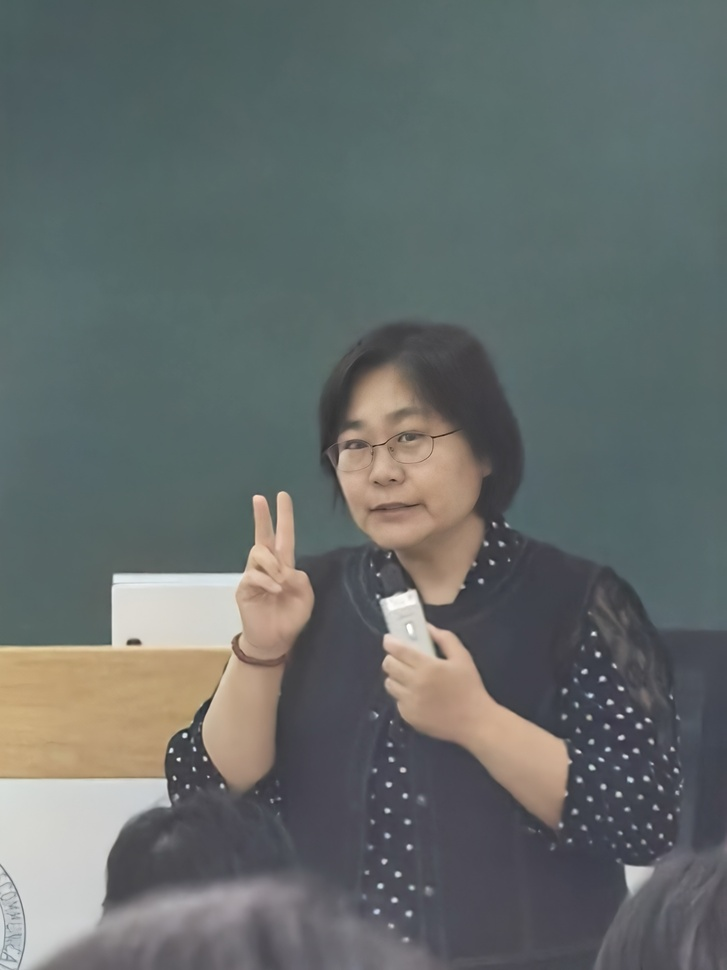
#> input picture images/test.jpg, 727 x 970 px, shrunk from 3072 x 4096 before the run
$ python test_counterfactual.py
#> lines starting #> are read from the running program, lines starting #| are printed output that depends on the picture
### editor.py
from PIL import Image, ImageEnhance


def open_image(image_path):
    """
    读取图片，并统一转换为 RGB 格式。
    """
#> called with image_path = 'images/test.jpg'
    return Image.open(image_path).convert("RGB")
#> returned value is the input picture: PIL image 727x970 RGB; mean R, G, B 101.1, 107.3, 106


def save_image(image, save_path):
    """
    保存图片。
    """
    image.save(save_path)


def adjust_brightness(image, factor):
    """
    调整亮度。

    factor = 1.0 表示不变
    factor > 1.0 表示变亮
    factor < 1.0 表示变暗
    """
#> called with factor = 0.85
    enhancer = ImageEnhance.Brightness(image)
    return enhancer.enhance(factor)


def adjust_contrast(image, factor):
    """
    调整对比度。

    factor = 1.0 表示不变
    factor > 1.0 表示提高对比度
    factor < 1.0 表示降低对比度
    """
#> called with factor = 0.9
    enhancer = ImageEnhance.Contrast(image)
    return enhancer.enhance(factor)


def adjust_saturation(image, factor):
    """
    调整饱和度。

    factor = 1.0 表示不变
    factor > 1.0 表示颜色更鲜艳
    factor < 1.0 表示颜色更灰、更淡
    """
#> called with factor = 0.6
    enhancer = ImageEnhance.Color(image)
    return enhancer.enhance(factor)


def adjust_temperature(image, shift):
    """
    调整色温。

    shift > 0 表示偏暖：增强红色，削弱蓝色
    shift < 0 表示偏冷：增强蓝色，削弱红色

    shift 建议范围：-50 到 50
    """
#> called with shift = -30
    r, g, b = image.split()
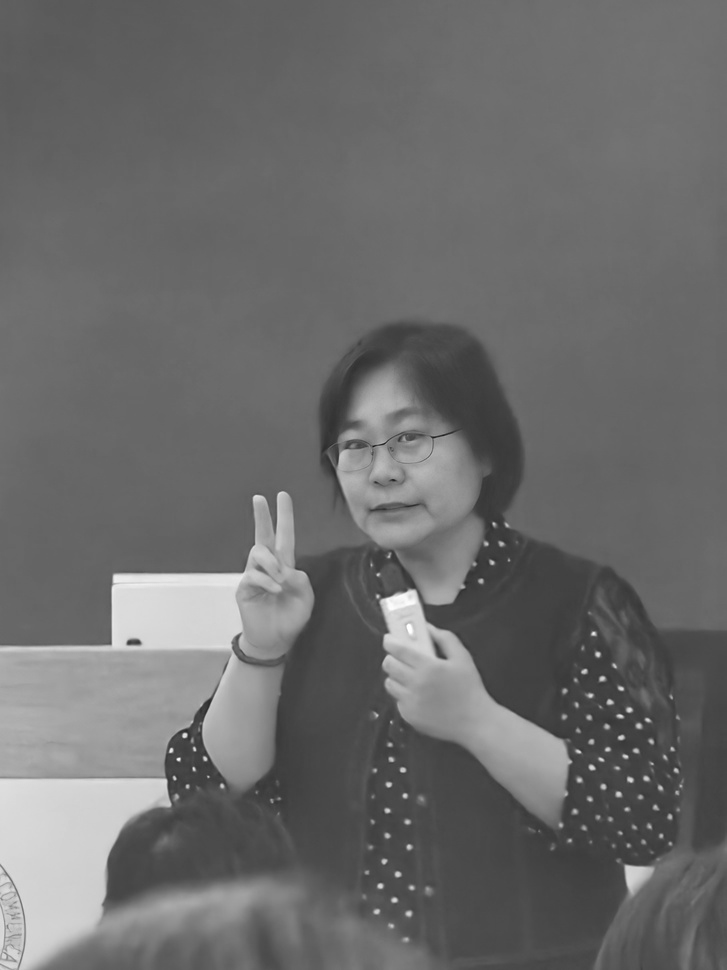
#> g: PIL image 727x970 L; min 19, max 255, mean 107.3

    if shift > 0:
        r = r.point(lambda i: min(255, i + shift))
        b = b.point(lambda i: max(0, i - shift))
    elif shift < 0:
        shift = abs(shift)
        r = r.point(lambda i: max(0, i - shift))
        b = b.point(lambda i: min(255, i + shift))

    return Image.merge("RGB", (r, g, b))
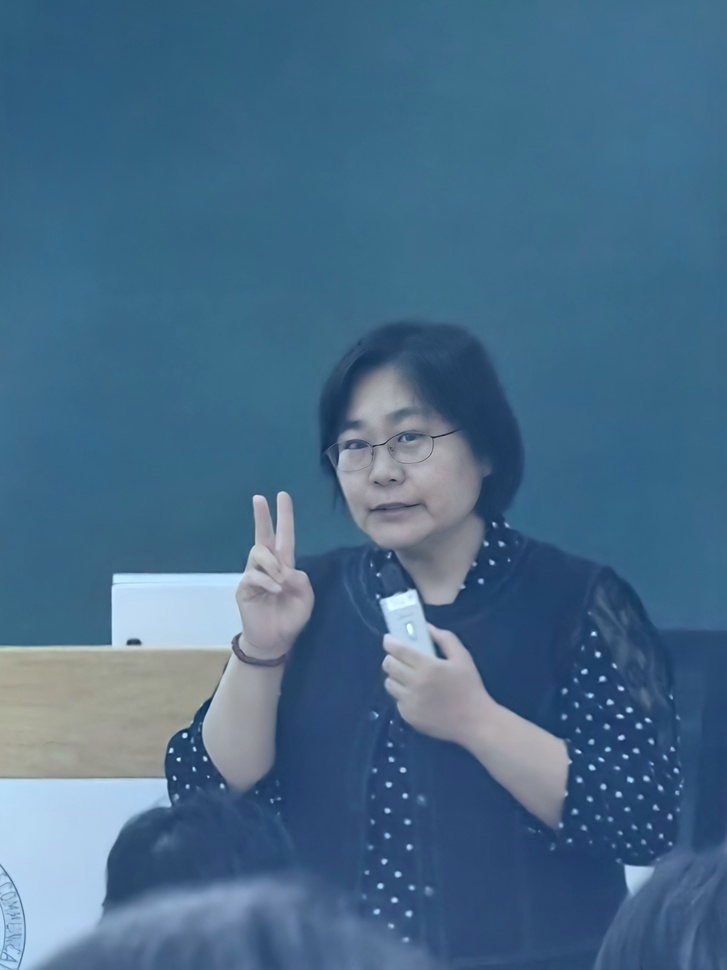
#> returned value: PIL image 727x970 RGB; mean R, G, B 71.1, 107.3, 136

### counterfactual.py
from PIL import Image

from editor import (
    open_image,
    save_image,
    adjust_brightness,
    adjust_contrast,
    adjust_saturation,
    adjust_temperature,
)

from emotion_mapper import get_emotion_params
from emotion_editor import apply_emotion_edit


def generate_counterfactual_edits(
    image: Image.Image,
    emotion: str
) -> tuple[dict[str, Image.Image], dict[str, float | int]]:
    """
    为一张图片和一个目标情绪生成反事实编辑结果。

    参数:
        image: PIL 图片对象
        emotion: 情绪词，例如 "lonely"

    返回:
        edited_results:
            一个字典，key 是编辑类型，value 是编辑后的图片对象。
        params:
            一个字典，保存当前情绪对应的图像编辑参数。
    """
    params = get_emotion_params(emotion)

    edited_results = {}

    edited_results["original"] = image

    edited_results["brightness_only"] = adjust_brightness(
        image,
        params["brightness"]
    )

    edited_results["contrast_only"] = adjust_contrast(
        image,
        params["contrast"]
    )

    edited_results["saturation_only"] = adjust_saturation(
        image,
        params["saturation"]
    )

    edited_results["temperature_only"] = adjust_temperature(
        image,
        params["temperature"]
    )

    all_edited_image, _ = apply_emotion_edit(image, emotion)
#> call 2 of adjust_temperature, with shift = -30
#> in adjust_temperature (call 2), `r, g, b = image.split()`:
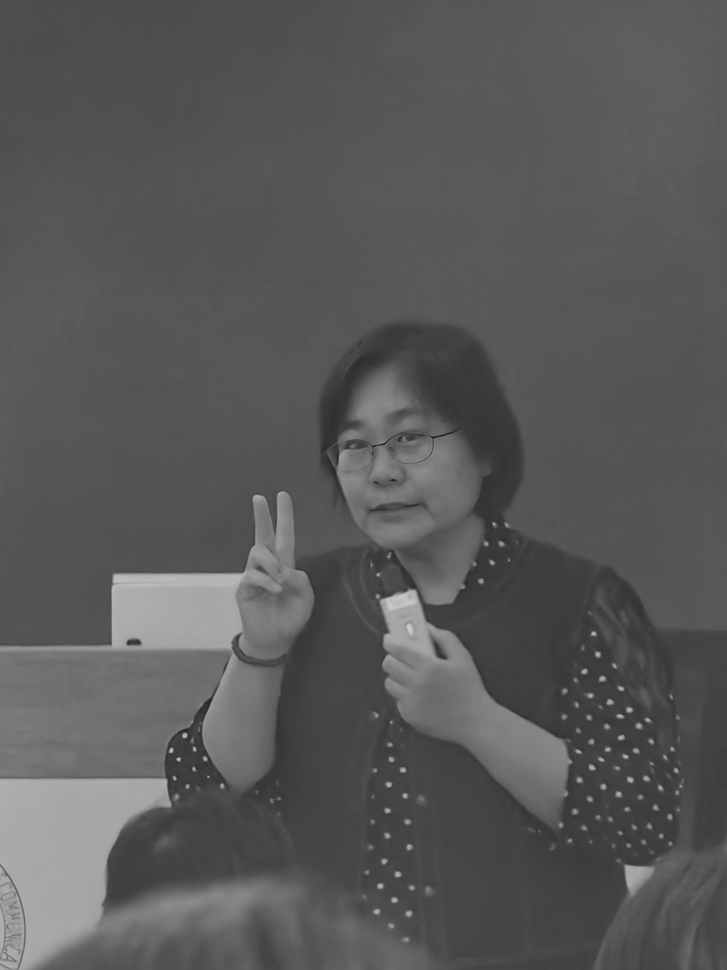
#> b: PIL image 727x970 L; min 16, max 201, mean 88.5
#> in adjust_temperature (call 2), `r = r.point(lambda i: max(0, i - shift))`:
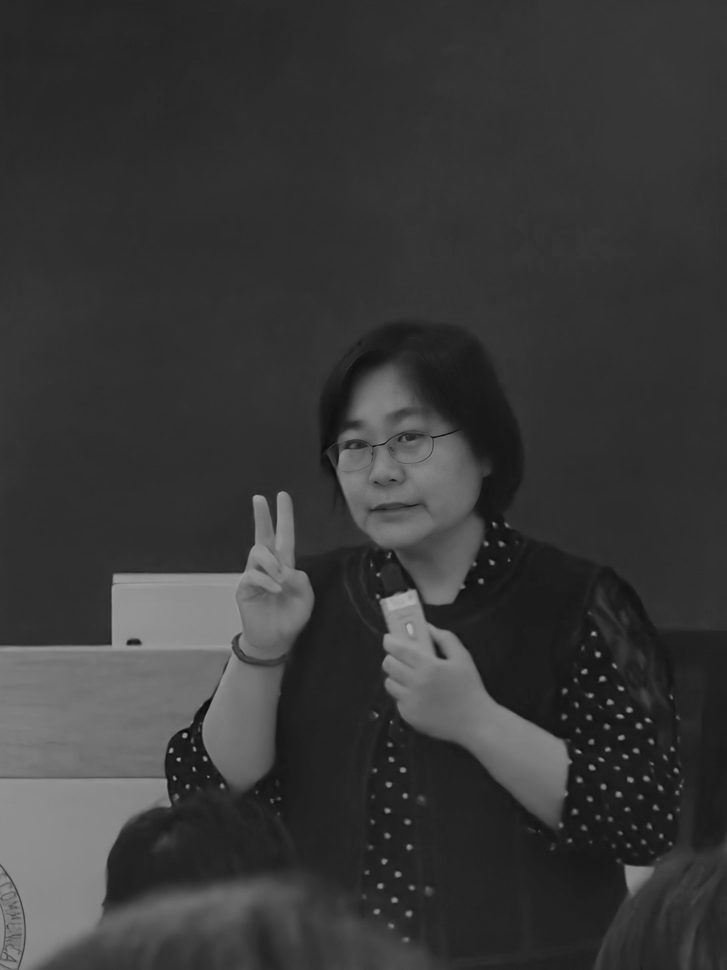
#> r: PIL image 727x970 L; min 4, max 173, mean 56.4
#> in adjust_temperature (call 2), `b = b.point(lambda i: min(255, i + shift))`:
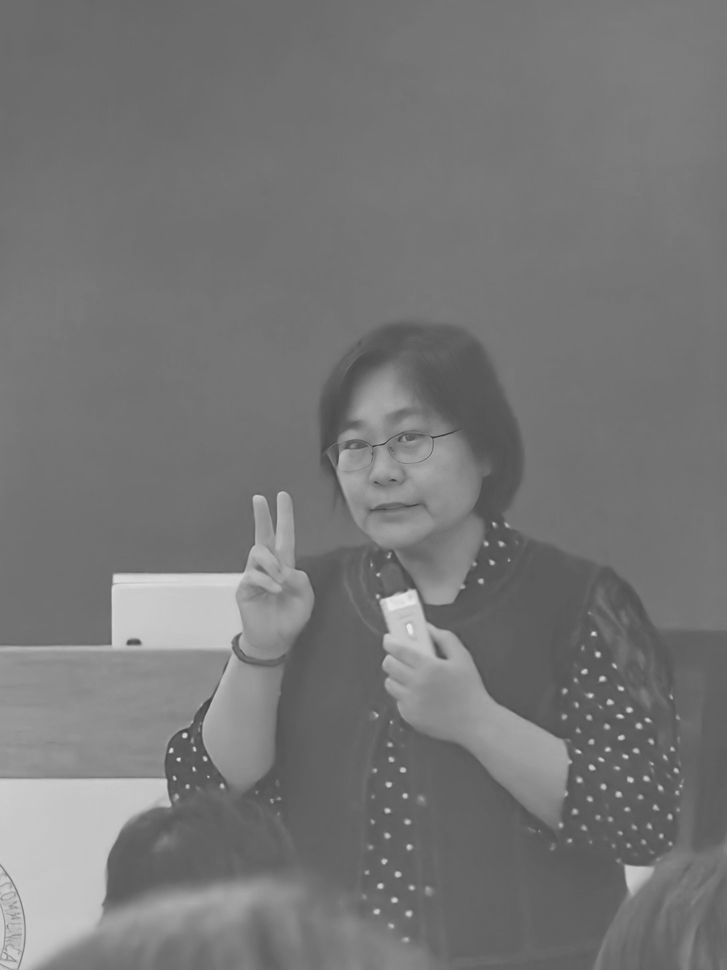
#> b: PIL image 727x970 L; min 46, max 231, mean 118.5
#> in adjust_temperature (call 2), `return Image.merge("RGB", (r, g, b))`:
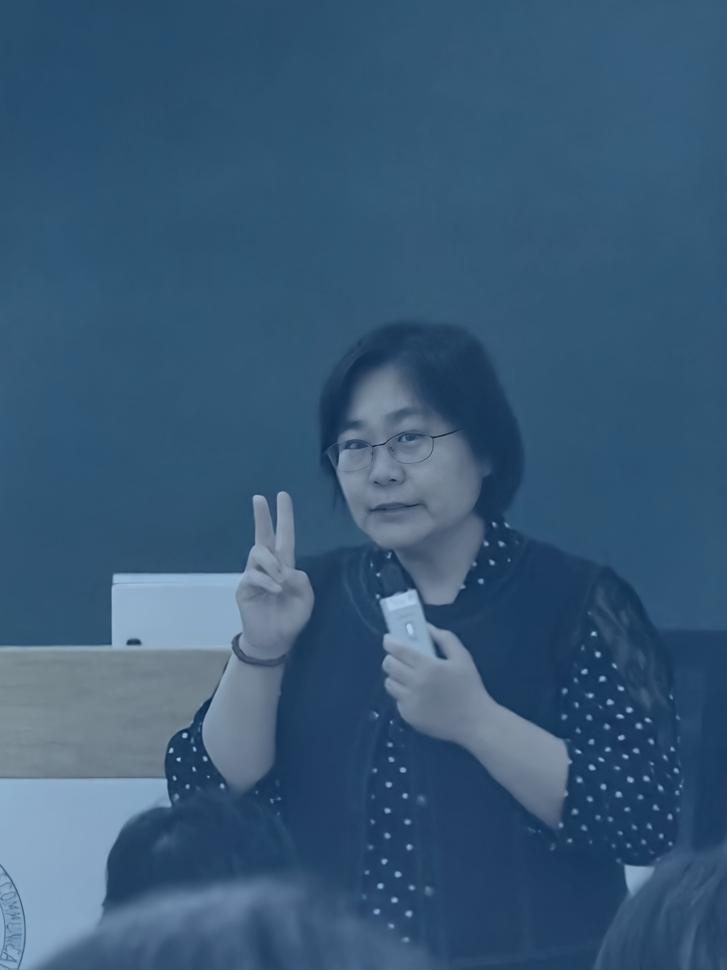
#> returned value: PIL image 727x970 RGB; mean R, G, B 56.4, 89.1, 118.5
    edited_results["all_attributes"] = all_edited_image

    return edited_results, params


def save_counterfactual_edits(
    input_path: str,
    emotion: str,
    output_dir: str = "results"
) -> tuple[dict[str, float | int], dict[str, str]]:
    """
    从路径读取图片，生成某个情绪的反事实编辑结果，并保存到文件夹。

    参数:
        input_path: 输入图片路径，例如 "images/test.jpg"
        emotion: 目标情绪，例如 "lonely"
        output_dir: 输出文件夹，默认是 "results"

    返回:
        params:
            当前情绪对应的参数字典。
        saved_paths:
            一个字典，key 是编辑类型，value 是保存后的图片路径。
    """
    image = open_image(input_path)

    edited_results, params = generate_counterfactual_edits(image, emotion)
#> edited_results = 6 items; params = {'brightness': 0.85, 'contrast': 0.9, 'saturation': 0.6, 'temperature': -30}

    saved_paths = {}

    for edit_name, edited_image in edited_results.items():
        save_path = f"{output_dir}/counterfactual_{emotion}_{edit_name}.jpg"
        save_image(edited_image, save_path)
        saved_paths[edit_name] = save_path
#> this loop made 6 passes
#> edit_name on passes 1 to 6: 'original', 'brightness_only', 'contrast_only', 'saturation_only', 'temperature_only', 'all_attributes'
#> after the loop, saved_paths = 6 items

    return params, saved_paths

### emotion_mapper.py
EMOTION_PRESETS = {
    "happy": {
        "brightness": 1.15,
        "contrast": 1.05,
        "saturation": 1.25,
        "temperature": 20,
    },
    "lonely": {
        "brightness": 0.85,
        "contrast": 0.90,
        "saturation": 0.60,
        "temperature": -30,
    },
    "scary": {
        "brightness": 0.65,
        "contrast": 1.45,
        "saturation": 0.75,
        "temperature": -20,
    },
    "peaceful": {
        "brightness": 1.05,
        "contrast": 0.85,
        "saturation": 0.90,
        "temperature": -10,
    },
    "romantic": {
        "brightness": 1.08,
        "contrast": 0.90,
        "saturation": 1.20,
        "temperature": 25,
    },
    "hopeful": {
        "brightness": 1.20,
        "contrast": 1.05,
        "saturation": 1.15,
        "temperature": 15,
    },
}


def get_emotion_params(emotion):
    """
    根据情绪词返回对应的图像编辑参数。

    参数:
        emotion: 字符串，例如 "lonely"

    返回:
        一个字典，例如:
        {
            "brightness": 0.85,
            "contrast": 0.90,
            "saturation": 0.60,
            "temperature": -30
        }
    """
    emotion = emotion.lower().strip()

    if emotion not in EMOTION_PRESETS:
        raise ValueError(
            f"Unsupported emotion: {emotion}. "
            f"Supported emotions are: {list(EMOTION_PRESETS.keys())}"
        )

    return EMOTION_PRESETS[emotion]


# [5 lines left out: function list_supported_emotions, not called in this run]

### emotion_editor.py
from editor import (
    open_image,
    save_image,
    adjust_brightness,
    adjust_contrast,
    adjust_saturation,
    adjust_temperature,
)

from emotion_mapper import get_emotion_params


def apply_emotion_edit(image, emotion):
    """
    根据情绪词对图片进行编辑。

    参数:
        image: PIL Image 图片对象
        emotion: 情绪词，例如 "lonely"

    返回:
        edited_image: 编辑后的图片
        params: 当前情绪对应的编辑参数
    """
    params = get_emotion_params(emotion)

    edited_image = image

    edited_image = adjust_brightness(
        edited_image,
        params["brightness"]
    )

    edited_image = adjust_contrast(
        edited_image,
        params["contrast"]
    )

    edited_image = adjust_saturation(
        edited_image,
        params["saturation"]
    )

    edited_image = adjust_temperature(
        edited_image,
        params["temperature"]
    )

    return edited_image, params


# [19 lines left out: function edit_image_by_emotion, not called in this run]

### test_counterfactual.py
from counterfactual import save_counterfactual_edits

emotion = "lonely"

params, saved_paths = save_counterfactual_edits(
    input_path="images/test.jpg",
    emotion=emotion,
    output_dir="results",
)
#> saved_paths = 6 items

print(f"Target emotion: {emotion}")
print(f"Params: {params}")
#| Params: {'brightness': 0.85, 'contrast': 0.9, 'saturation': 0.6, 'temperature': -30}
print("Saved counterfactual images:")

for edit_name, save_path in saved_paths.items():
    print(f"{edit_name}: {save_path}")

print("Done! 反事实编辑结果已经保存到 results/ 文件夹。")
